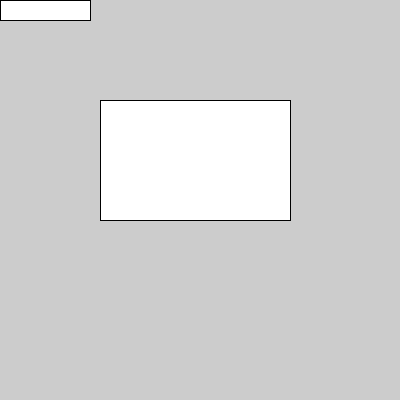
Frame 1 (no input)
Frame 60 (the mouse pressed at the canvas centre just before this capture): identical to frame 1, image omitted
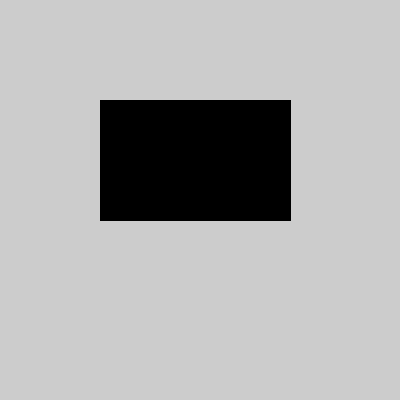
Frame 120 (the mouse held since frame 60 and released just before this capture)

The Processing sketch that drew these frames (run headless with seeded random() and noise(); from frame 60 on, the mouse is pressed at the canvas centre):

// Processing sketch: processing_8005
// ── processing_8005.pde


float rX1 = 100;  // x
float rY1 = 100;  // y
float rW1 = 190;  // width
float rH1 = 120;  // height

float rX2;        // x
float rY2;        // y
float rW2 = 90;   // width
float rH2 = 20;   // height

void setup() {
  size(400, 400); 
  ellipseMode(RADIUS);
  smooth();
}

void draw() {
  background(204);
  
  rX2 = mouseX;
  rY2 = mouseY;
  
  if (rectRectIntersect(rX1, rY1, rX1+rW1, rY1+rH1, rX2, rY2, rX2+rW2, rY2+rH2) == true) {
    fill(0); 
  } else {
    fill(255); 
  }
  
  rect(rX1, rY1, rW1, rH1); 
  rect(rX2, rY2, rW2, rH2); 
  
}

boolean rectRectIntersect(float left, float top, float right, float bottom, 
                          float otherLeft, float otherTop, float otherRight, float otherBottom) {
  return !(left > otherRight || right < otherLeft || top > otherBottom || bottom < otherTop);
}
